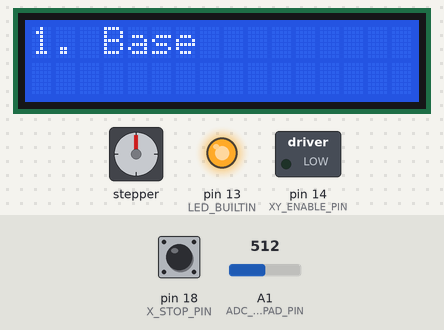
A sketch run on a simulated Arduino Mega 2560, built with avr-gcc and run on an emulated ATmega2560. Parts: stepper motor, 16×2 character LCD, switched loads named in the sketch (green lamp = pin HIGH), output pins drawn as LEDs (lit = HIGH). Wiring (inferred from the names in the program): stepper motor driver (200 steps per turn assumed): step pin 15; direction pin 21. Inputs (shaded band) come from the test bench; at power-on: A1 (ADC_KEYPAD_PIN) = 512, pin 18 (X_STOP_PIN) HIGH. Pins used as bus, display or sensor lines are not drawn.

Above: at 4.2 s.
4.3 s: A1 (ADC_KEYPAD_PIN) set to 596
6.2 s: A1 (ADC_KEYPAD_PIN) set to 622
At 9.1 s:
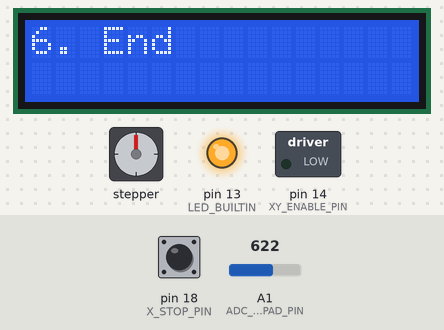
9.2 s: pin 18 (X_STOP_PIN) pulled LOW for 0.15 s
At 10.1 s:
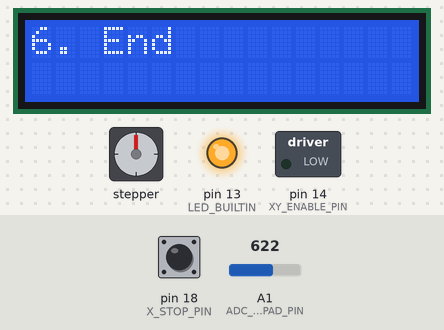
12.3 s: pin 18 (X_STOP_PIN) pulled LOW for 1 s
At 16.1 s:
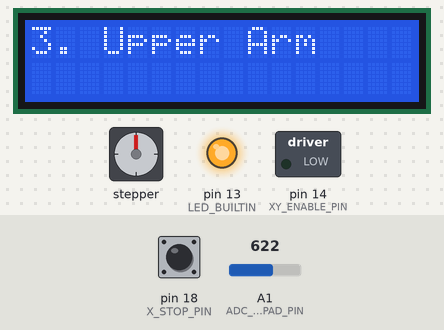
16.3 s: A1 (ADC_KEYPAD_PIN) set to 306
At 17.8 s:
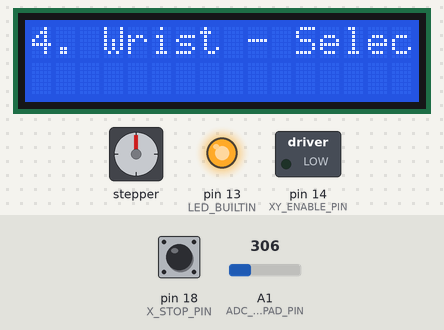
18.1 s: A1 (ADC_KEYPAD_PIN) set to 146
At 21.0 s:
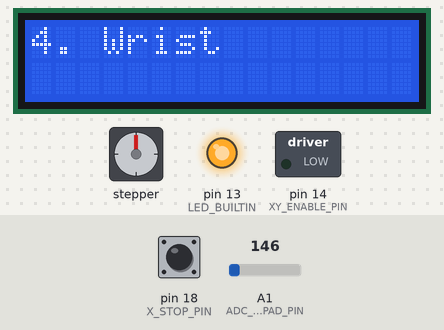
21.1 s: A1 (ADC_KEYPAD_PIN) set to 127
Timing chart, 0 to 23.6 s (numbered marks = the images above; inputs shaded):
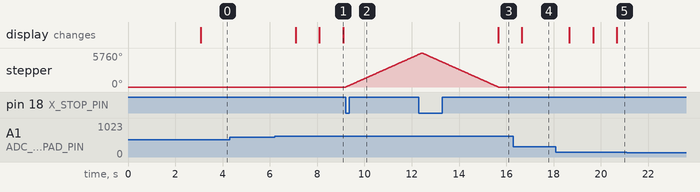

The sketch:

robot.ino
```cpp
#include <LiquidCrystal.h>
#include "buttons.h"

//Each Step is 1.8 degrees, and we are doing 1/16 steps
int stepsPerRevolution = 200*16;
int menuState = 0;
int menuSelectState = LOW;
int buttonState;
int directionState;
int moveState = LOW;
unsigned long lastDisplayed=millis();

//
// Limit Switches
//
const int X_STOP_PIN = 18;
const int Y_STOP_PIN = 19;
const int Z_STOP_PIN = 20;

//
// Steppers
//
const int X_STEP_PIN = 15;
const int X_DIR_PIN = 21;
const int X_ENABLE_PIN = 14;
const int XY_ENABLE_PIN = 14;

const int Y_STEP_PIN = 22;
const int Y_DIR_PIN = 23;
const int Y_ENABLE_PIN = 14;

const int Z_STEP_PIN = 3;
const int Z_DIR_PIN = 2;
const int Z_ENABLE_PIN = 26;

const int E0_STEP_PIN = 1;
const int E0_DIR_PIN = 0;
const int E0_ENABLE_PIN = 14;

const int LCD_PINS_RS = 28;
const int LCD_PINS_ENABLE = 29;
const int LCD_PINS_D4 = 10;
const int LCD_PINS_D5 = 11;
const int LCD_PINS_D6 = 16;
const int LCD_PINS_D7 = 17;
const int ADC_KEYPAD_PIN = 1;

// https://github.com/Klipper3d/klipper/issues/898
// https://user-images.githubusercontent.com/28060331/49003751-e7a15880-f162-11e8-9f89-fd07c6de12ed.png
const int ADC_UP_VAL = 696; //UP
const int ADC_BACK_VAL = 93; // LEFT
const int ADC_ENTER_VAL = 512; // RIGHT
const int ADC_DOWN_VAL = 179; // DOWN
const int ADC_MENU_VAL = 326; // CENTER

const int ADC_DEFAULT_STATE = 1024; // CENTER

LiquidCrystal lcd(LCD_PINS_RS,
                  LCD_PINS_ENABLE,
                  LCD_PINS_D4,
                  LCD_PINS_D5,
                  LCD_PINS_D6,
                  LCD_PINS_D7);

int adc_value = ADC_DEFAULT_STATE;
ADC_buttons display_buttons;

void setup() {
  pinMode(LED_BUILTIN, OUTPUT);
  pinMode(X_STOP_PIN, INPUT);
  pinMode(X_STEP_PIN, OUTPUT);
  pinMode(X_DIR_PIN, OUTPUT);
  pinMode(XY_ENABLE_PIN, OUTPUT);
  directionState = HIGH;
  digitalWrite(LED_BUILTIN, HIGH);
  digitalWrite(XY_ENABLE_PIN, LOW);
  menuState = 0;
  menuSelectState = LOW;
  moveState = LOW;

  display_buttons.setup_button(ADC_MENU_VAL, [](){
    menuSelectState = menuSelectState ? LOW: HIGH;
  });
  display_buttons.setup_button(ADC_UP_VAL, [](){
    if (menuState < 5)
      menuState += 1;
    else
      menuState = 0;
    menuSelectState = LOW;
  });
  display_buttons.setup_button(ADC_DOWN_VAL, [](){
    if (menuState > 0)
      menuState -= 1;
    else
      menuState = 5;
    menuSelectState = LOW;
  });
  display_buttons.setup_button(ADC_BACK_VAL, [](){
    if (menuSelectState == HIGH)
    {
      directionState = LOW;
      moveState = HIGH;
    }
  });
  display_buttons.setup_button(ADC_ENTER_VAL, [](){
    if (menuSelectState == HIGH)
    {
      directionState = HIGH;
      moveState = HIGH;
    }
  });


  lcd.clear();
  lcd.begin(16,2);
  lcd.print("SD Robot Arm");
  delay(3000);

}

void displayMenu() {
  if (millis() - lastDisplayed > 1000)
  {
    lcd.clear();
    if (menuState == 0)
    {
      lcd.print("1. Base");
      if (menuSelectState == HIGH)
      {
        lcd.print(" - Selected");
      }
    }
    if (menuState == 1)
    {
      lcd.print("2. Lower Arm");
      if (menuSelectState == HIGH)
      {
        lcd.print(" - Selected");
      }
    }
    if (menuState == 2)
    {
      lcd.print("3. Upper Arm");
      if (menuSelectState == HIGH)
      {
        lcd.print(" - Selected");
      }
    }
    if (menuState == 3)
    {
      lcd.print("4. Wrist");
      if (menuSelectState == HIGH)
      {
        lcd.print(" - Selected");
      }
    }
    if (menuState == 4)
    {
      lcd.print("5. Finger");
      if (menuSelectState == HIGH)
      {
        lcd.print(" - Selected");
      }
    }
    if (menuState == 5)
    {
      lcd.print("6. End");
      if (menuSelectState == HIGH)
      {
        lcd.print(" - Selected");
      }
    }
    lastDisplayed = millis();
  }
}

void loop() {
  adc_value = analogRead(ADC_KEYPAD_PIN);
  display_buttons.handle_button(millis(), adc_value);

  displayMenu();

  digitalWrite(X_DIR_PIN, directionState);
  int button_state = digitalRead(X_STOP_PIN);
  if (button_state == LOW)
  {
    for (int i = 0; i < stepsPerRevolution; i++)
    {
      digitalWrite(X_STEP_PIN, HIGH);
      delayMicroseconds(500);
      digitalWrite(X_STEP_PIN, LOW);
      delayMicroseconds(500);
    }
    directionState = directionState ? LOW: HIGH;
  }
  if (moveState == HIGH)
  {
    for (int i = 0; i < stepsPerRevolution; i++)
    {
      digitalWrite(X_STEP_PIN, HIGH);
      delayMicroseconds(500);
      digitalWrite(X_STEP_PIN, LOW);
      delayMicroseconds(500);
    }
    moveState = LOW;
  }
}
```

buttons.cpp
```cpp
// https://github.com/Klipper3d/klipper/pull/977/files

#include "buttons.h"
#include <Arduino.h>

void ADC_buttons::setup_button(const int _value, void (*callback)(void))
{
    if (min_value == 0)
        min_value = _value - 20;
    else
        min_value = min(min_value, _value - 20);

    if (max_value == 0)
        max_value = _value + 20;
    else
        max_value = max(max_value, _value + 20);

    buttons[button_count] = button{_value, callback};
    button_count = button_count + 1;
}

int ADC_buttons::get_button(const int value)
{
    int best_button = -1;
    int best_distance = INT16_MAX;
    int current_distance = INT16_MAX;
    if ((min_value != 0) && (max_value != 0) && (value >= min_value) && (value <= max_value))
        for (int i = 0; i < button_count; i++)
        {
            current_distance = abs(value - buttons[i].value);
            if (current_distance < best_distance)
            {
                best_button = i;
                best_distance = current_distance;
            }
        }
    return best_button;
}


void ADC_buttons::handle_button(long int eventtime, int value)
{
    auto btn = get_button(value);

    if (btn == -1)
        return;

    // If the button changed, due to noise or pressing:
    if (btn != last_button)
    {
        // reset the debouncing timer
        last_debouncetime = eventtime;
        sample = 0;
    }
    else
    {
        sample++;
    }

    // button debounce check & new button pressed
    if ((eventtime - last_debouncetime) >= ADC_DEBOUNCE_TIME
        && (eventtime - last_pressed) >= ADC_REPORT_TIME
        && last_button == btn
        && sample >=  ADC_SAMPLE_COUNT)
    {
        call_button(btn);
        last_pressed = eventtime;
    }

    last_button = btn;
}

void ADC_buttons::call_button(const int button)
{
    if (button != -1 && button < button_count)
        buttons[button].callback();
}
```

buttons.h
```cpp
#pragma once

const long int ADC_REPORT_TIME = 500;
const long int ADC_DEBOUNCE_TIME = 25;
const int ADC_SAMPLE_COUNT = 6;

typedef struct
{
        int value;
        void (*callback)(void);
} button;

class ADC_buttons {
public:
	void setup_button(const int _value, void (*callback)(void));
        int get_button(const int value);
        void handle_button(long int eventtime, int value);
        void call_button(const int button);
//private:
        button buttons[8];
        int button_count = 0;
        int last_button = -1;
        long int last_pressed = 0;
        long int last_debouncetime = 0;
        int min_value = 0;
        int max_value = 0;
        int sample = 0;
};
```

Measured:
- the behaviour switches between 603 and 604 on A1 (ADC_KEYPAD_PIN) (found by bisection; images 0 and 1)
- after the input at 4.3 s, every drawn part: stays the same
- after the input at 6.2 s, the display: first changes after 0.89 s (image 1 shows a later state)
- after the input at 9.2 s, stepper: keeps turning clockwise at about 1787°/s, starting at once
- after the input at 16.3 s, the display: changes after 0.36 s (image 4)
- after the input at 18.1 s, the display: first changes after 0.57 s (image 5 shows a later state)
- after the input at 21.1 s, every drawn part: stays the same
